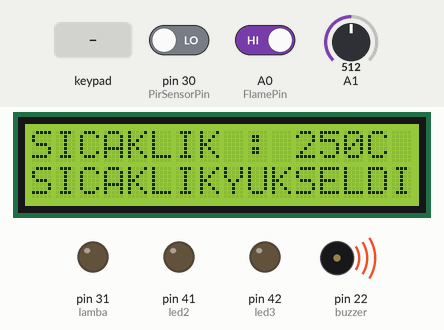
Recording of a sketch running on a simulated Arduino Mega 2560, built with avr-gcc and run on an emulated ATmega2560. On the bench: 16×2 character LCD, output pins drawn as LEDs (lit = HIGH), buzzer (waves = sounding, pin HIGH). The inputs (shaded band) are chosen by the test bench; at power-on: A1 = 512, pin 30 (PirSensorPin) LOW, A0 (FlamePin) HIGH.

Above: at 2.2 s.
2.3 s: A1 set to 67
At 2.9 s:
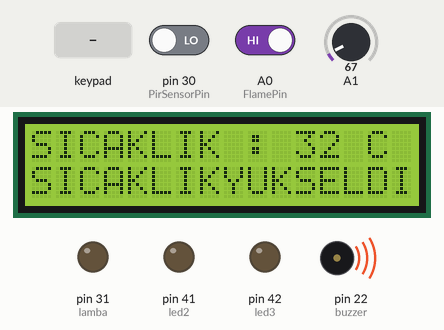
5.3 s: A1 set to 59
At 6.1 s:
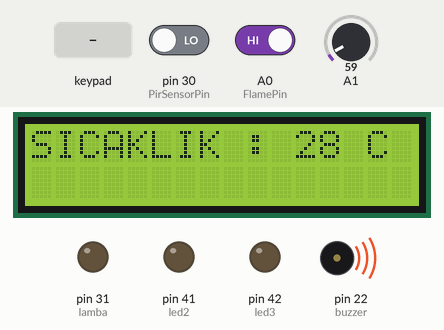
7.1 s: A1 set to 20
At 7.5 s:
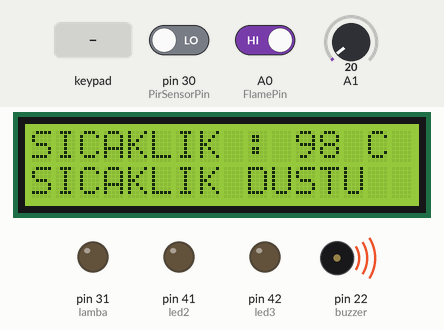
10.1 s: pin 30 (PirSensorPin) driven HIGH
At 10.5 s:
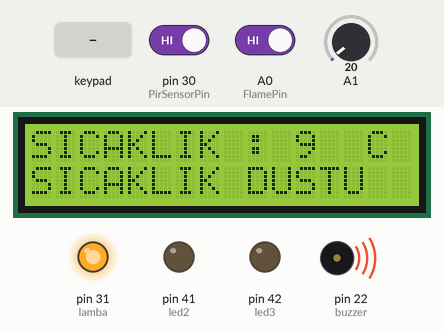
12.6 s: A0 (FlamePin) driven LOW
At 13.0 s:
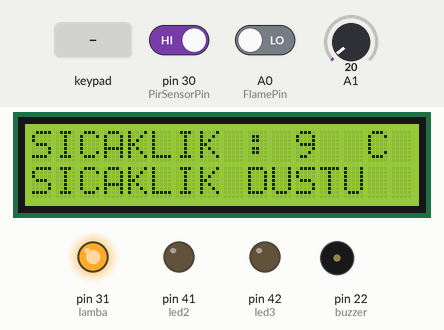
15.1 s: keypad keys 1 2 3 4 pressed 0.743 s apart
At 20.1 s:
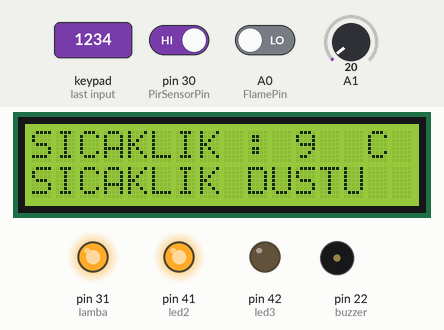
Timing chart, 0 to 21.6 s (numbered marks = the images above; inputs shaded):
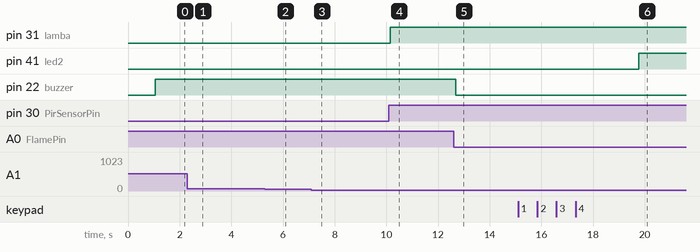

The sketch:

prolab_2_kod.ino
```cpp
#include <LiquidCrystal.h>
#include <Keypad.h>

#define FlamePin A0
#define buzzer 22
#define PirSensorPin 30
#define lamba 31
#define led2 41
#define led3 42
#define uzunluk 5

const byte ROWS = 4;
const byte COLS = 3;
char tuslar[ROWS][COLS] ={
    {'1','2','3'},
    {'4','5','6'},
    {'7','8','9'},
    {'*','0','#'}
};
char giris[uzunluk];
char sifre[uzunluk] = "1234";
byte giris_count = 0,sifre_count = 0;
char customKey;
byte rowPins[ROWS] = {26, 25, 24, 23};
byte colPins[COLS] = {29, 28, 27};

Keypad customKeypad = Keypad( makeKeymap(tuslar), rowPins, colPins, ROWS, COLS );

const int rs = 34, en = 35, d4 = 36, d5 = 37, d6 = 38, d7 = 39;
LiquidCrystal lcd(rs, en, d4, d5, d6, d7);

void setup() {

    pinMode(FlamePin, INPUT_PULLUP);
    pinMode(buzzer, OUTPUT);
    pinMode(PirSensorPin, INPUT_PULLUP);
    pinMode(lamba, OUTPUT);
    pinMode(led2, OUTPUT);
    pinMode(led3, OUTPUT);
    lcd.begin(16,2);
    delay(1000);
}

void loop() {

//---------YANGIN SENSORU---------------
int Flame     = digitalRead(FlamePin);
int PirSensor = digitalRead(PirSensorPin);

if(Flame == HIGH)
{
  digitalWrite(buzzer, HIGH);
}
else
{
  digitalWrite(buzzer, LOW);
}

//---------HAREKET SENSORU---------------
if(PirSensor == HIGH)
{
  digitalWrite(lamba, HIGH);
}
else
{
  digitalWrite(lamba, LOW);
}

//---------SICAKLIK SENSORU--------------
int deger    = analogRead(A1);
int sicaklik = deger *5.0/1023*1000;
int temp     = sicaklik/10;
lcd.setCursor(0,0);
lcd.print    ("SICAKLIK : ");
lcd.setCursor(14,0);
lcd.print    ("C");
lcd.setCursor(11,0);
lcd.print    (temp);
if(temp < 20)
{
  lcd.setCursor(0,1);
  lcd.print("SICAKLIK DUSTU");
  delay(500);
  lcd.clear();
}
if(temp > 30)
{
  lcd.setCursor(0,1);
  lcd.print("SICAKLIKYUKSELDI");
  delay(500);
  lcd.clear();
}

//---------KEYPAD------------------------
customKey = customKeypad.getKey();

if(customKey){
  giris[giris_count] = customKey;
  giris_count++;
}

if(giris_count == uzunluk-1){
  if(!strcmp(giris, sifre)){
    digitalWrite(led2, HIGH);
    digitalWrite(led3, LOW);
  }
  else{
    digitalWrite(led3, HIGH);
    digitalWrite(led2, LOW);
  }
  clearGiris();
}


}

void clearGiris(){
  while(giris_count != 0){
    giris[giris_count--] = 0;
  }
  return;
}
```

Measured:
- the behaviour switches between 64 and 63 on A1 (found by bisection; images 1 and 2)
- after the input at 2.3 s, the display: first differs from a run without the input after 0.29 s (image 1)
- after the input at 5.3 s, the display: first differs from a run without the input after 0.33 s (image 2)
- after the input at 7.1 s, the display: changes at once (image 3)
- after the input at 10.1 s, pin 31 (lamba): LOW → HIGH at once
- after the input at 12.6 s, pin 22 (buzzer): HIGH → LOW after 0.08 s
- after the input at 15.1 s, pin 41 (led2): LOW → HIGH after 4.7 s
